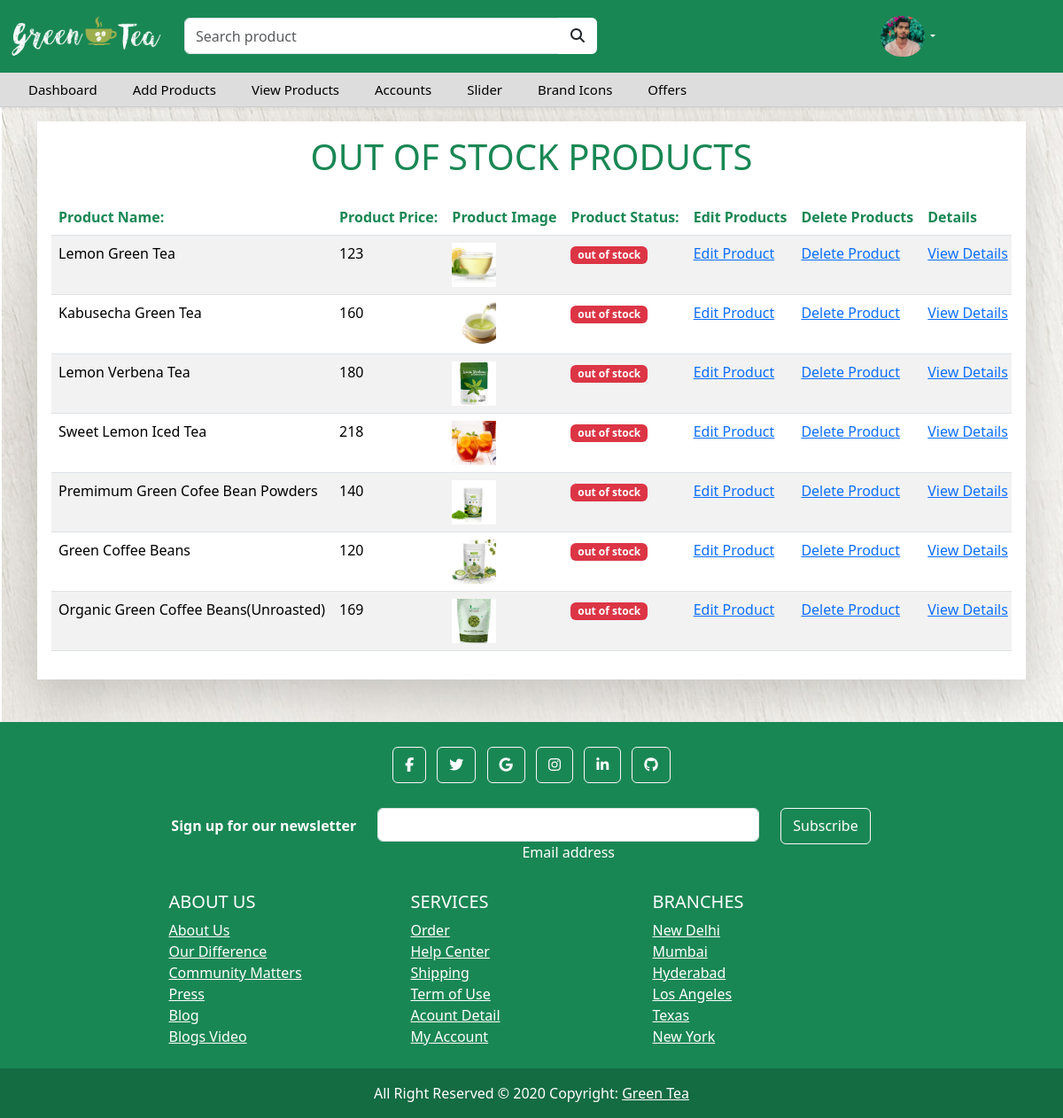
The page /Admin/outstock.php (signed in) on the database its author committed.
### tables this page shows
CREATE TABLE `products` (
  `p_id` int(11) NOT NULL,
  `p_name` varchar(255) NOT NULL,
  `p_price` int(11) NOT NULL,
  `p_image` varchar(255) NOT NULL,
  `p_status` varchar(255) NOT NULL DEFAULT 'Available',
  `p_details` longtext NOT NULL,
  `stock` bigint(20) NOT NULL
);

### Admin/outstock.php (the view, shortened to what this page needs)
<?php
include 'header.php';
$sql = "SELECT * FROM products where p_status='out of stock'";
$result = mysqli_query($con, $sql);
?>
<!DOCTYPE html>
<html lang="en">
<head>
    <link rel="stylesheet" href="style.css">
    <link rel="stylesheet" href="https://cdnjs.cloudflare.com/ajax/libs/font-awesome/6.5.1/css/all.min.css">
</head>
<body>
    <div class="container">
        <div class="bg-white shadow-lg mt-3 p-3">
            <h1 class="text-center text-success mb-4">OUT OF STOCK PRODUCTS</h1>
            <div class="order-list table-responsive">
                <table class="table table-striped">
                    <thead>
                        <tr>
                            <th scope="col" class="text-success">Product Name:</th>
                            <th scope="col" class="text-success">Product Price:</th>
                            <th scope="col" class="text-success">Product Image</th>
                            <th scope="col" class="text-success">Product Status:</th>
                            <th scope="col" class="text-success">Edit Products</th>
                            <th scope="col" class="text-success">Delete Products</th>
                            <th scope="col" class="order-details text-success">Details</th>
                        </tr>
                    </thead>
                    <tbody>
                        <?php
                        while ($row = $result->fetch_assoc()) {
                            ?>
                            <tr>
                                <td>
                                    <?php echo $row['p_name']; ?>
                                </td>
                                <td>
                                    <?php echo $row['p_price']; ?>
                                </td>
                                <td><img src="<?php echo "../image/" . $row['p_image']; ?>" class=" image-fluid" alt=""></td>
                                <?php
                                if ($row['p_status'] == 'Available') {
                                    ?>
                                    <td><span class="badge bg-success">
                                            <?php echo $row['p_status']; ?>
                                        </span></td>
                                    <?php
                                } else {
                                    ?>
                                    <td><span class="badge bg-danger">
                                            <?php echo $row['p_status']; ?>
                                        </span></td>
                                    <?php
                                }
                                ?>
                                <td><a href="editproducts.php ?id=<?= $row['p_id'] ?>">Edit Product</a></td>
                                <td><a href="delete.php ?id=<?= $row['p_id'] ?>"
                                        onclick="alert('Are you sure,you want to delete this product?')">Delete Product</a>
                                </td>
                                <td class="order-details"><a href="productdetails.php ?id=<?= $row['p_id'] ?>"
                                        class="text-primary">View Details</a></td>
                            </tr>
                            <?php
                        }
                        ?>
                    </tbody>
                </table>
            </div>
        </div>
    </div>
    <?php
    include 'footer.php';
    ?>
</body>
</html>

### Admin/header.php (shortened to what this page needs)
<?php
require '../db_connect.php';
$sql = "SELECT * FROM adminlogin ";
$result = mysqli_query($con, $sql);
while ($row = $result->fetch_assoc()) {
    $image = $row['image'];
}
?>
<!doctype html>
<html lang="en">
<head>
    <link rel="stylesheet" href="style.css">
    <link rel="stylesheet" href="bootstrap.min.css">
    <link href="https://stackpath.bootstrapcdn.com/font-awesome/4.7.0/css/font-awesome.min.css" rel="stylesheet">
    <link rel="stylesheet" href="bootstrap.min.css">
    <link rel="stylesheet" href="style.css">
</head>
<body>
    <div class="main-navbar shadow-sm sticky-top">
        <div class="top-navbar">
            <div class="container-fluid">
                <div class="row">
                    <div class=" col-4 col-sm-4 col-md-2 my-auto">
                        <img src="../image/logo2.png" alt="Avatar Logo" style=";" class="img-fluid">
                    </div>
                    <div class="col-8 col-sm-8 col-md-5 my-auto">
                        <form role="search">
                            <div class="input-group">
                                <input autofocus type="search" placeholder="Search product" class="form-control" />
                                <button class="btn bg-white" type="submit">
                                    <i class="fa fa-search text-dark"></i>
                                </button>
                            </div>
                        </form>
                    </div>
                    <div class="col-12 col-sm-12 col-md-4 my-auto">
                        <ul class="nav justify-content-end">
                            <li class="nav-item dropdown">
                                <a class="nav-link dropdown-toggle" href="#" role="button" data-bs-toggle="dropdown"> <i
                                        class="fas ">
                                        <img src="<?php echo "../image/" . $image ?>" alt="Avatar Logo" style="width:50px;"
                                            class="rounded-pill">
                                    </i> </a>
                            </li>
                        </ul>
                    </div>
                </div>
            </div>
        </div>
        <nav class="navbar navbar-expand-lg">
            <div class="container-fluid">
                <div class="collapse navbar-collapse" id="navbarSupportedContent">
                    <ul class="navbar-nav me-auto mb-2 mb-lg-0">
                        <li class="nav-item">
                            <a class="nav-link" href="index.php">Dashboard</a>
                        </li>
                        <li class="nav-item">
                            <a class="nav-link" href="addproduct.php">Add Products</a>
                        </li>
                        <li class="nav-item">
                            <a class="nav-link" href="view.php">View Products</a>
                        </li>
                        <li class="nav-item">
                            <a class="nav-link" href="Accounts.php">Accounts</a>
                        </li>
                        <li class="nav-item">
                            <a class="nav-link" href="slider.php">Slider</a>
                        </li>
                        <li class="nav-item">
                            <a class="nav-link" href="brandicons.php">Brand Icons</a>
                        </li>
                          <li class="nav-item">
                            <a class="nav-link" href="offers.php">Offers</a>
                        </li>
                    </ul>
                </div>
            </div>
        </nav>
    </div>
</body>
</html>

### Admin/style.css (style rules this page uses)
* { max-width: 100%; max-height: 100%; }
body { background-image: url(image/body-bg.jpg); }
.main-navbar { border-bottom: 1px solid #ccc; }
.main-navbar .top-navbar { background-color: #198754; padding-top: 10px; padding-bottom: 10px; }
.main-navbar .top-navbar .nav-link { color: #fff; font-size: 16px; font-weight: 500; }
.main-navbar .navbar { padding: 0px; background-color: #ddd; }
.main-navbar .navbar .nav-item .nav-link { padding: 8px 20px; color: #000; font-size: 15px; }
.btn { line-height: 1.8; background-color: #198754; padding: 5px 13px; display: inline-block; color: #fff; text-transform: capitalize; font-family: inherit; font-size: 16px; cursor: pointer; user-select: none; position: relative; overflow: hidden; vertical-align: middle; transition: color 0.3s ease; z-index: 2; }
.btn::before { position: absolute; content: ''; left: 0; top: 0; background: #42bf85; height: 100%; width: 0; z-index: -1; transition: width 0.3s ease; }
@media only screen and (min-width: 768px) { .main-navbar .top-navbar .nav-link { font-size: 12px; padding: 8px 10px; } }

### Admin/outstock.php (style rules this page uses)
.table { width: 100%; table-layout: auto; }
.order-list table td { white-space: nowrap; }
.order-list table th { white-space: nowrap; }
.order-list table img { width: 50px; height: 50px; object-fit: cover; }

### rows shown on the page
products: p_name "Lemon Green Tea", p_price "123", p_image (picture), p_status "out of stock"
products: p_name "Kabusecha Green Tea", p_price "160", p_image (picture), p_status "out of stock"
products: p_name "Lemon Verbena Tea", p_price "180", p_image (picture), p_status "out of stock"
products: p_name "Sweet Lemon Iced Tea", p_price "218", p_image (picture), p_status "out of stock"
products: p_name "Premimum Green Cofee Bean Powders", p_price "140", p_image (picture), p_status "out of stock"
products: p_name "Green Coffee Beans", p_price "120", p_image (picture), p_status "out of stock"
products: p_name "Organic Green Coffee Beans(Unroasted)", p_price "169", p_image (picture), p_status "out of stock"
